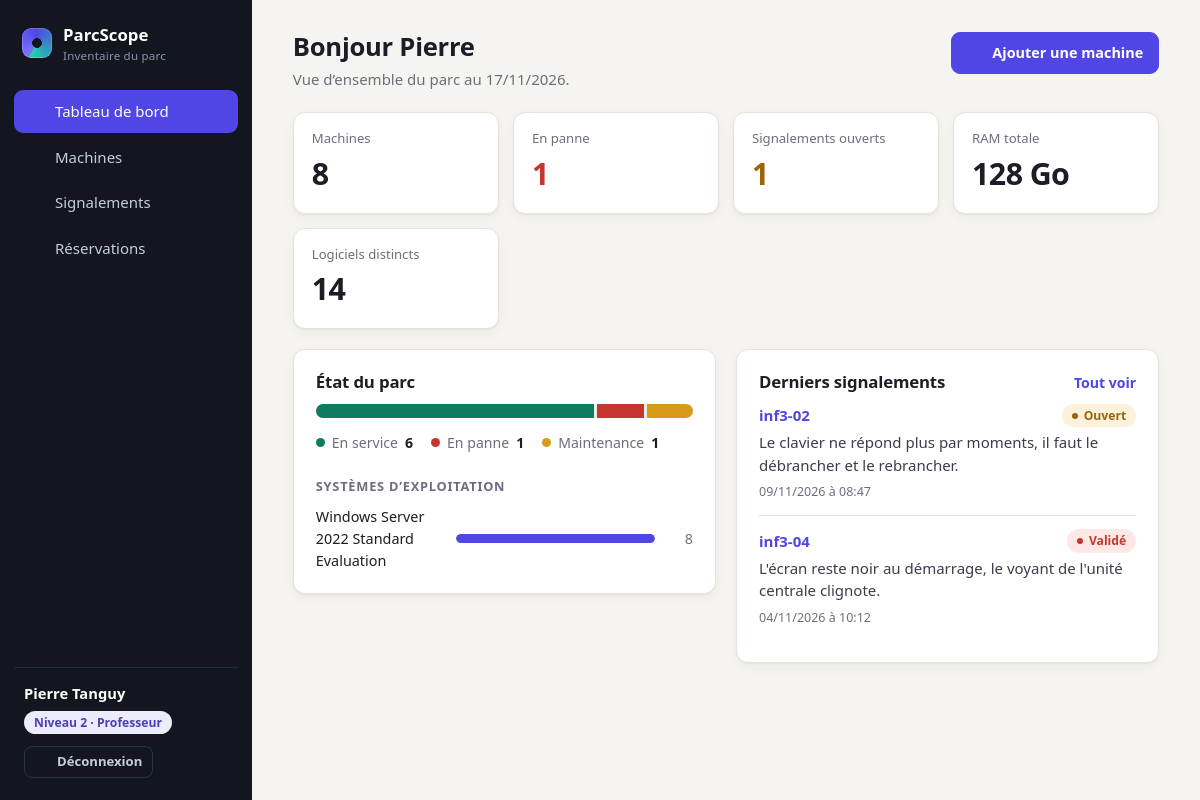
/index.php (signed in), run on the app's committed database.
### tables this page shows
CREATE TABLE signalements (
  id             INT UNSIGNED NOT NULL AUTO_INCREMENT,
  machine_id     INT UNSIGNED NOT NULL,
  utilisateur_id INT UNSIGNED NULL,
  description    TEXT         NOT NULL,
  statut         VARCHAR(20)  NOT NULL DEFAULT 'ouvert',
  date_creation  DATETIME     NOT NULL DEFAULT CURRENT_TIMESTAMP,
  date_traitement DATETIME    NULL,
  PRIMARY KEY (id),
  CONSTRAINT fk_signalements_machine FOREIGN KEY (machine_id)
    REFERENCES machines (id) ON DELETE CASCADE,
  CONSTRAINT fk_signalements_user FOREIGN KEY (utilisateur_id)
    REFERENCES utilisateurs (id) ON DELETE SET NULL
);

CREATE TABLE machines (
  id            INT UNSIGNED NOT NULL AUTO_INCREMENT,
  salle_id      INT UNSIGNED NOT NULL,
  nom           VARCHAR(60)  NOT NULL,
  type          VARCHAR(30)  NOT NULL DEFAULT 'Poste fixe',   
  marque        VARCHAR(60)  NULL,
  modele        VARCHAR(80)  NULL,
  numero_serie  VARCHAR(60)  NULL,
  cpu           VARCHAR(100) NULL,
  ram_go        SMALLINT UNSIGNED NULL,
  disque_go     INT UNSIGNED NULL,
  disque_type   VARCHAR(20)  NULL,                            
  os            VARCHAR(60)  NULL,
  os_version    VARCHAR(60)  NULL,
  ip            VARCHAR(45)  NULL,
  mac           VARCHAR(17)  NULL,
  statut        VARCHAR(20)  NOT NULL DEFAULT 'actif',       
  date_achat    DATE         NULL,
  date_ajout    DATETIME     NOT NULL DEFAULT CURRENT_TIMESTAMP,
  PRIMARY KEY (id),
  UNIQUE KEY uq_machines_nom (nom),
  CONSTRAINT fk_machines_salle FOREIGN KEY (salle_id)
    REFERENCES salles (id) ON DELETE RESTRICT
);

### includes/auth.php (called while the page is built, shortened)
<?php
function current_user(): ?array
{
    return $_SESSION['user'] ?? null;
}
function has_level(int $niveau): bool
{
    $user = current_user();
    return $user !== null && (int) $user['niveau'] >= $niveau;
}

### index.php (the view, shortened to what this page needs)
<?php
$pdo = db();
$parStatut = ['actif' => 0, 'panne' => 0, 'maintenance' => 0];
foreach ($pdo->query('SELECT statut, COUNT(*) AS n FROM machines GROUP BY statut') as $row) {
    $parStatut[$row['statut']] = (int) $row['n'];
}
$totalMachines = array_sum($parStatut);
$ramTotale = (int) $pdo->query('SELECT COALESCE(SUM(ram_go), 0) FROM machines')->fetchColumn();
$nbLogiciels = (int) $pdo->query('SELECT COUNT(DISTINCT logiciel_id) FROM machine_logiciel')->fetchColumn();
$ouverts = (int) $pdo->query("SELECT COUNT(*) FROM signalements WHERE statut = 'ouvert'")->fetchColumn();
$parOs = $pdo->query("SELECT COALESCE(os, 'Non renseigné') AS os, COUNT(*) AS n FROM machines GROUP BY os ORDER BY n DESC")->fetchAll();
$maxOs = $parOs ? max(array_column($parOs, 'n')) : 1;
$recents = $pdo->query(
    'SELECT s.id, s.description, s.statut, s.date_creation, m.id AS machine_id, m.nom AS machine
       FROM signalements s
       JOIN machines m ON m.id = s.machine_id
   ORDER BY s.date_creation DESC, s.id DESC
      LIMIT 5'
)->fetchAll();
require __DIR__ . '/includes/header.php';
?>
<header class="page-head">
  <div>
    <h1>Bonjour <?= e($user['prenom']) ?></h1>
    <p class="muted">Vue d’ensemble du parc au <?= e(date('d/m/Y')) ?>.</p>
  </div>
  <?php if (has_level(NIVEAU_PROF)): ?>
    <a class="btn primary" href="machine_form.php"><?= icon('plus') ?>Ajouter une machine</a>
  <?php endif; ?>
</header>
<section class="stats">
  <div class="stat"><span>Machines</span><strong><?= $totalMachines ?></strong></div>
  <div class="stat"><span>En panne</span><strong class="bad-text"><?= $parStatut['panne'] ?></strong></div>
  <div class="stat"><span>Signalements ouverts</span><strong class="warn-text"><?= $ouverts ?></strong></div>
  <div class="stat"><span>RAM totale</span><strong><?= e(fsize($ramTotale)) ?></strong></div>
  <div class="stat"><span>Logiciels distincts</span><strong><?= $nbLogiciels ?></strong></div>
</section>
<div class="cols">
  <section class="card">
    <h2>État du parc</h2>
    <?php if ($totalMachines > 0): ?>
      <div class="bar" role="img" aria-label="Répartition des machines par statut">
        <?php foreach ($parStatut as $statut => $n): if ($n === 0) continue; ?>
          <span class="seg <?= e($statut) ?>" style="flex: <?= $n ?>"></span>
        <?php endforeach; ?>
      </div>
      <ul class="legend">
        <?php foreach ($parStatut as $statut => $n): ?>
          <li><span class="dot <?= e($statut) ?>"></span><?= e(STATUTS_MACHINE[$statut]) ?> <strong><?= $n ?></strong></li>
        <?php endforeach; ?>
      </ul>
    <?php else: ?>
      <p class="muted">Aucune machine enregistrée.</p>
    <?php endif; ?>
    <h3>Systèmes d’exploitation</h3>
    <ul class="hbars">
      <?php foreach ($parOs as $row): ?>
        <li>
          <span class="lbl"><?= e($row['os']) ?></span>
          <span class="track"><span style="width: <?= round(($row['n'] / $maxOs) * 100) ?>%"></span></span>
          <span class="num"><?= (int) $row['n'] ?></span>
        </li>
      <?php endforeach; ?>
    </ul>
  </section>
  <section class="card">
    <div class="card-head">
      <h2>Derniers signalements</h2>
      <a href="signalements.php" class="link">Tout voir</a>
    </div>
    <?php if (!$recents): ?>
      <p class="muted">Aucun signalement pour le moment.</p>
    <?php else: ?>
      <ul class="feed">
        <?php foreach ($recents as $s): ?>
          <li>
            <div class="feed-top">
              <a href="machine.php?id=<?= (int) $s['machine_id'] ?>#signalements"><strong><?= e($s['machine']) ?></strong></a>
              <?= badge_statut_signalement($s['statut']) ?>
            </div>
            <p><?= e(mb_strimwidth($s['description'], 0, 110, '…')) ?></p>
            <small class="muted"><?= e(fdate($s['date_creation'], true)) ?></small>
          </li>
        <?php endforeach; ?>
      </ul>
    <?php endif; ?>
  </section>
</div>
<?php require __DIR__ . '/includes/footer.php'; ?>

### includes/functions.php (shortened to what this page needs)
<?php
function e($value): string
{
    return htmlspecialchars((string) $value, ENT_QUOTES | ENT_SUBSTITUTE, 'UTF-8');
}
function fdate(?string $date, bool $withTime = false): string
{
    $ts = strtotime($date);
    return $ts ? date($withTime ? 'd/m/Y à H:i' : 'd/m/Y', $ts) : '—';
}
function fsize(?int $go): string
{
    return $go >= 1000 ? rtrim(rtrim(number_format($go / 1000, 1, ',', ''), '0'), ',') . ' To' : $go . ' Go';
}
function badge_statut_signalement(string $statut): string
{
    $label = STATUTS_SIGNALEMENT[$statut] ?? $statut;
    $class = ['ouvert' => 'warn', 'valide' => 'bad', 'rejete' => 'neutral', 'resolu' => 'ok'][$statut] ?? 'neutral';
    return '<span class="badge ' . $class . '"><i></i>' . e($label) . '</span>';
}
function badge_niveau(int $niveau): string
{
    return '<span class="badge lvl' . $niveau . '">Niveau ' . $niveau . ' · ' . e(NIVEAUX[$niveau] ?? '?') . '</span>';
}
function icon(string $name): string
{
    $paths = [
        'grid'    => '<rect x="3" y="3" width="7" height="7" rx="1.5"/><rect x="14" y="3" width="7" height="7" rx="1.5"/><rect x="3" y="14" width="7" height="7" rx="1.5"/><rect x="14" y="14" width="7" height="7" rx="1.5"/>',
        'monitor' => '<rect x="3" y="4" width="18" height="12" rx="2"/><path d="M8 20h8M12 16v4"/>',
        'alert'   => '<path d="M12 3 2.5 20h19L12 3Z"/><path d="M12 10v4.5M12 17.5v.01"/>',
        'users'   => '<circle cx="9" cy="8" r="3.5"/><path d="M2.5 20c0-3.6 2.9-6 6.5-6s6.5 2.4 6.5 6"/><path d="M16 4.6a3.5 3.5 0 0 1 0 6.8M18 14.4c2 .8 3.5 2.6 3.5 5.6"/>',
        'logout'  => '<path d="M9 4H5a2 2 0 0 0-2 2v12a2 2 0 0 0 2 2h4M16 8l4 4-4 4M20 12H9"/>',
        'plus'    => '<path d="M12 5v14M5 12h14"/>',
        'trash'   => '<path d="M4 7h16M10 11v6M14 11v6M6 7l1 12a2 2 0 0 0 2 2h6a2 2 0 0 0 2-2l1-12M9 7V4h6v3"/>',
        'edit'    => '<path d="M4 20h4L19 9l-4-4L4 16v4ZM13.5 6.5l4 4"/>',
        'search'  => '<circle cx="11" cy="11" r="6.5"/><path d="m20 20-4-4"/>',
        'check'   => '<path d="m5 12.5 4.5 4.5L19 7.5"/>',
        'x'       => '<path d="M6 6l12 12M18 6 6 18"/>',
        'back'    => '<path d="M15 5l-7 7 7 7"/>',
        'calendar' => '<rect x="3" y="5" width="18" height="16" rx="2"/><path d="M3 10h18M8 3v4M16 3v4"/>',
    ];
    return '<svg class="ico" viewBox="0 0 24 24" fill="none" stroke="currentColor" stroke-width="1.8" stroke-linecap="round" stroke-linejoin="round" aria-hidden="true">'
        . ($paths[$name] ?? '') . '</svg>';
}

### data on the page
signalements: machine.nom "inf3-02", statut "Ouvert", description "Le clavier ne répond plus par moments, il faut le débrancher et le rebrancher.", date_creation "09/11/2026 à 08:47"
signalements: machine.nom "inf3-04", statut "Validé", description "L'écran reste noir au démarrage, le voyant de l'unité centrale clignote.", date_creation "04/11/2026 à 10:12"

### other printed values
$appName "ParcScope"
$label "Tableau de bord"
$label "Machines"
$label "Signalements"
$label "Réservations"
$user['prenom'] . ' ' . $user['nom'] "Pierre Tanguy"
$niveau "2"
NIVEAUX[$niveau] "Professeur"
$user['prenom'] "Pierre"
$totalMachines "8"
$parStatut['panne'] "1"
$ouverts "1"
fsize($ramTotale) "128 Go"
$nbLogiciels "14"
STATUTS_MACHINE[$statut] "En service"
